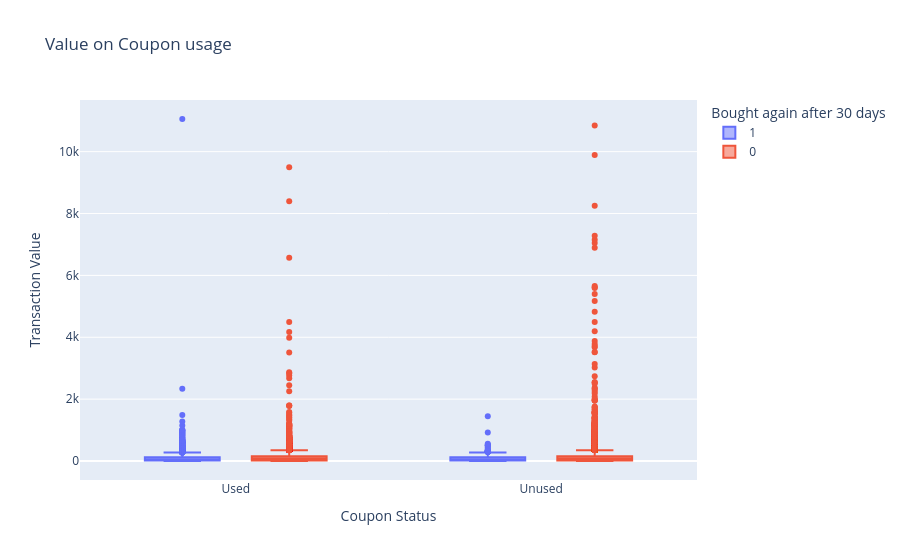

Notebook code cell kept with this figure:
### Markdown cell above
A quick EDA to check what can be seen from few charts

### Code cell
value_coupon = px.box(main_data,x="Coupon_Status", y="Transaction_Value"
                      ,color="next_purchase_after_30d", title="Value on Coupon usage",
                       labels={"Coupon_Status":"Coupon Status", "Transaction_Value":"Transaction Value","next_purchase_after_30d":"Bought again after 30 days"})
value_coupon.show()

### Figure 1 — Plotly figure (JSON) as saved in the notebook; plotly's stock layout.template omitted (floating-point values rounded to 4 significant figures; data arrays with more than 128 entries replaced by an {"elided": "..."} marker saying what was removed)
{"data": [{"alignmentgroup": "True", "hovertemplate": "Bought again after 30 days=1<br>Coupon Status=%{x}<br>Transaction Value=%{y}<extra></extra>", "legendgroup": "1", "marker": {"color": "#636efa"}, "name": "1", "notched": false, "offsetgroup": "1", "orientation": "v", "showlegend": true, "type": "box", "x": {"elided": "2365 str values"}, "x0": " ", "xaxis": "x", "y": {"elided": "2365 float values"}, "y0": " ", "yaxis": "y"}, {"alignmentgroup": "True", "hovertemplate": "Bought again after 30 days=0<br>Coupon Status=%{x}<br>Transaction Value=%{y}<extra></extra>", "legendgroup": "0", "marker": {"color": "#EF553B"}, "name": "0", "notched": false, "offsetgroup": "0", "orientation": "v", "showlegend": true, "type": "box", "x": {"elided": "34417 str values"}, "x0": " ", "xaxis": "x", "y": {"elided": "34417 float values"}, "y0": " ", "yaxis": "y"}], "layout": {"boxmode": "group", "legend": {"title": {"text": "Bought again after 30 days"}, "tracegroupgap": 0}, "title": {"text": "Value on Coupon usage"}, "xaxis": {"anchor": "y", "domain": [0, 1], "title": {"text": "Coupon Status"}}, "yaxis": {"anchor": "x", "domain": [0, 1], "title": {"text": "Transaction Value"}}}}
